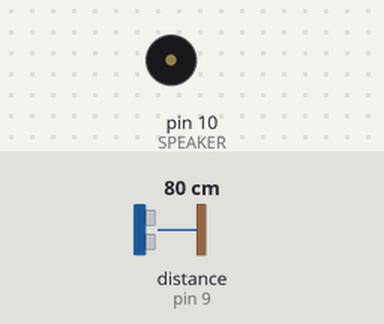
Bench run of a sketch on a simulated Arduino Uno, built with avr-gcc and run on an emulated ATmega328P. On the bench: buzzer (waves = sounding). Wiring (inferred from the names in the program): ultrasonic range finder: trigger pin 11; echo pin 9. Inputs (shaded band) come from the test bench; at power-on: distance to the obstacle (sensor on pin 9) 80 cm. The echo pulse lasts 58.3 µs per cm.

Above: at 1.2 s.
1.3 s: distance to the obstacle (sensor on pin 9) set to 54 cm
2.8 s: distance to the obstacle (sensor on pin 9) set to 48 cm
At 3.7 s:
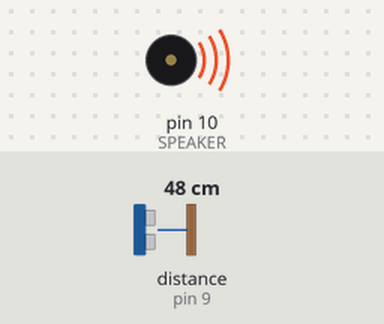
4.3 s: distance to the obstacle (sensor on pin 9) set to 60 cm
At 5.2 s:
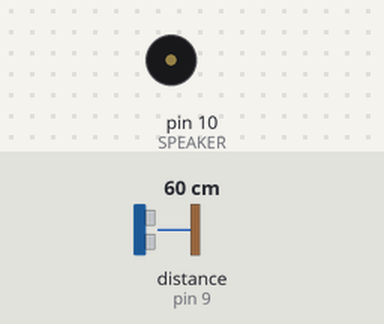
5.8 s: distance to the obstacle (sensor on pin 9) set to 2 cm
At 6.2 s:
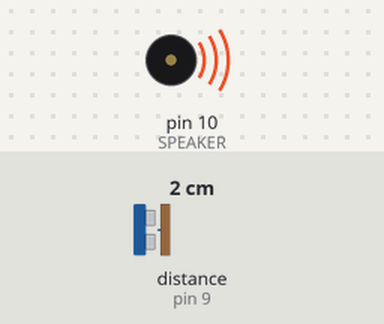
Timing chart, 0 to 8.3 s (numbered marks = the images above; inputs shaded):
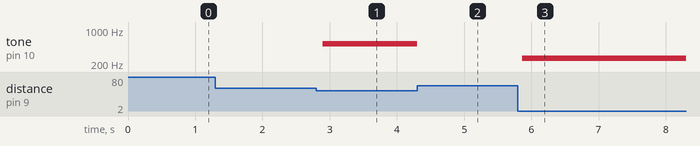

Measured:
- the behaviour switches between 51 and 50 cm on distance to the obstacle (sensor on pin 9) (found by bisection; images 0 and 1)
- after the input at 1.3 s, every drawn part: stays the same
- after the input at 2.8 s, tone on pin 10 (SPEAKER): silent → 523 Hz after 0.09 s
- after the input at 4.3 s, tone on pin 10 (SPEAKER): 523 Hz → silent at once
- after the input at 5.8 s, tone on pin 10 (SPEAKER): silent → 262 Hz after 0.06 s

The sketch:

Lesson6_DistanceSensor.ino
```cpp
#include "pitches.h"

#define ECHO 9
#define TRIGGER 11
#define SPEAKER 10

int duration;
long distance;
unsigned long lastNoteTime;

int notes[8] = { NOTE_C4, NOTE_D4, NOTE_E4, NOTE_F4, NOTE_G4, NOTE_A4, NOTE_B4, NOTE_C5 };
int distances[8] = { 10, 15, 20, 25, 30, 35, 40, 50 };

void setup()
{
  pinMode(SPEAKER, OUTPUT);
  pinMode(TRIGGER, OUTPUT);
  pinMode(ECHO, INPUT);

  Serial.begin(9600);
}

void loop()
{
  SendPulse();

  // Get the distance information from the sensor
  duration = pulseIn(ECHO, HIGH);

  // Calculate the distance based on duration
  distance = duration / (29.1 * 2);

  CheckForNote();
  //Serial.println(distance);
}

void SendPulse()
{
  digitalWrite(TRIGGER, LOW);
  delayMicroseconds(5);
  digitalWrite(TRIGGER, HIGH);
  delayMicroseconds(10);
  digitalWrite(TRIGGER, LOW);
}

void CheckForNote()
{
  if (millis() - lastNoteTime > 100 && distance > 0)
  {
    // Play notes on a scale
    PlayNote();

    // Play notes on a continuous range
    //tone(SPEAKER, distance);

    lastNoteTime = millis();
  }
  else if (distance > 50)
  {
    noTone(SPEAKER);
  }
}

void PlayNote()
{
  for (int i = 0; i < 8; i++)
  {
    if (distance < distances[i])
    {
      tone(SPEAKER, notes[i]);
      return;
    }
  }
}
```

pitches.h
```cpp
#define NOTE_B0  31
#define NOTE_C1  33
#define NOTE_CS1 35
#define NOTE_D1  37
#define NOTE_DS1 39
#define NOTE_E1  41
#define NOTE_F1  44
#define NOTE_FS1 46
#define NOTE_G1  49
#define NOTE_GS1 52
#define NOTE_A1  55
#define NOTE_AS1 58
#define NOTE_B1  62
#define NOTE_C2  65
#define NOTE_CS2 69
#define NOTE_D2  73
#define NOTE_DS2 78
#define NOTE_E2  82
#define NOTE_F2  87
#define NOTE_FS2 93
#define NOTE_G2  98
#define NOTE_GS2 104
#define NOTE_A2  110
#define NOTE_AS2 117
#define NOTE_B2  123
#define NOTE_C3  131
#define NOTE_CS3 139
#define NOTE_D3  147
#define NOTE_DS3 156
#define NOTE_E3  165
#define NOTE_F3  175
#define NOTE_FS3 185
#define NOTE_G3  196
#define NOTE_GS3 208
#define NOTE_A3  220
#define NOTE_AS3 233
#define NOTE_B3  247
#define NOTE_C4  262
#define NOTE_CS4 277
#define NOTE_D4  294
#define NOTE_DS4 311
#define NOTE_E4  330
#define NOTE_F4  349
#define NOTE_FS4 370
#define NOTE_G4  392
#define NOTE_GS4 415
#define NOTE_A4  440
#define NOTE_AS4 466
#define NOTE_B4  494
#define NOTE_C5  523
#define NOTE_CS5 554
#define NOTE_D5  587
#define NOTE_DS5 622
#define NOTE_E5  659
#define NOTE_F5  698
#define NOTE_FS5 740
#define NOTE_G5  784
#define NOTE_GS5 831
#define NOTE_A5  880
#define NOTE_AS5 932
#define NOTE_B5  988
#define NOTE_C6  1047
#define NOTE_CS6 1109
#define NOTE_D6  1175
#define NOTE_DS6 1245
#define NOTE_E6  1319
#define NOTE_F6  1397
#define NOTE_FS6 1480
#define NOTE_G6  1568
#define NOTE_GS6 1661
#define NOTE_A6  1760
#define NOTE_AS6 1865
#define NOTE_B6  1976
#define NOTE_C7  2093
#define NOTE_CS7 2217
#define NOTE_D7  2349
#define NOTE_DS7 2489
#define NOTE_E7  2637
#define NOTE_F7  2794
#define NOTE_FS7 2960
#define NOTE_G7  3136
#define NOTE_GS7 3322
#define NOTE_A7  3520
#define NOTE_AS7 3729
#define NOTE_B7  3951
#define NOTE_C8  4186
#define NOTE_CS8 4435
#define NOTE_D8  4699
#define NOTE_DS8 4978
```
